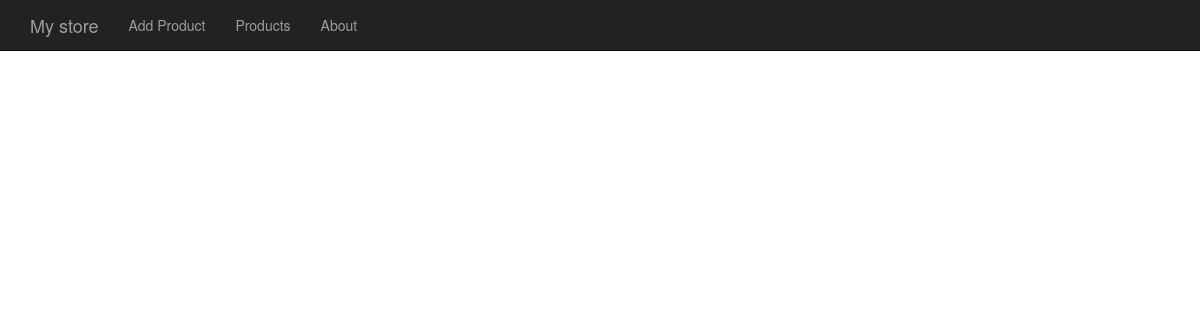
The page /product-list.php on the database as committed earlier.
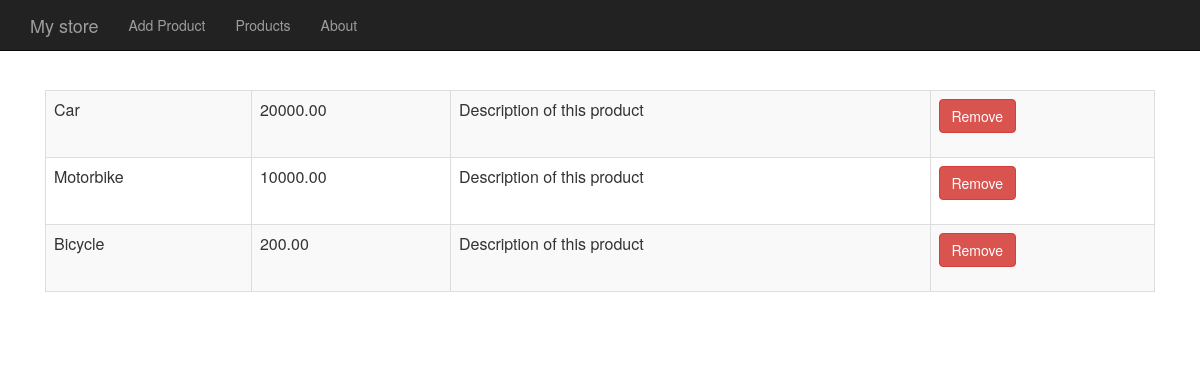
The same page on the database as committed later.
### tables this page shows
CREATE TABLE `products` (
  `id` int(11) NOT NULL,
  `name` varchar(255) DEFAULT NULL,
  `price` decimal(10,2) DEFAULT NULL,
  `description` text
);

### db-product.php (called while the page is built, shortened)
<?php
function listProducts($connection) {
	$products = [];
	$result = mysqli_query($connection, "select * from products");
	while($product = mysqli_fetch_assoc($result)) {
		array_push($products, $product);
	}
	return $products;
}

### product-list.php (the view, shortened to what this page needs)
<?php include("header.php");
include("connect.php");
include("db-product.php"); ?>
<table class="table table-striped table-bordered">
	<?php
		$products = listProducts($connection);
		foreach($products as $product) :
	?>
	<tr>
		<td><?= $product['name']; ?></td>
		<td><?= $product['price']; ?></td>
		<td><?= substr($product['description'], 0, 40); ?></td>
		<td>
			<form action="remove-product.php" method="post">
				<button class="btn btn-danger">Remove</button>
			</form>
		</td>
	</tr>
	<?php
		endforeach
	?>
</table>
<?php include("footer.php"); ?>

### header.php (shortened to what this page needs)
<html>
	<head>
		<link href="css/bootstrap.css" rel="stylesheet">
		<link href="css/store.css" rel="stylesheet">
	</head>
	<body>
		<div class="navbar navbar-inverse navbar-fixed-top">
			<div class="container">
				<div class="navbar-header">
					<a class="navbar-brand" href="index.php">My store</a>
				</div>
				<div class="navbar-header">
					<ul class="nav navbar-nav">
						<li><a href="product-form.php">Add Product</a></li>
						<li><a href="product-list.php">Products</a></li>
						<li><a href="about.php">About</a></li>
					</ul>
				</div>
			</div>
		</div>
		<div class="container">
			<div class="main">

### footer.php
			</div>
		</div>
	</body>
</html>

### css/store.css (style rules this page uses)
body { padding-top: 50px; }
.main { padding: 40px 15px; text-align: center; }

Rows that differ between the two databases and show on the page:
added products: name "Car", price "20000.00", description "Description of this product"
added products: name "Motorbike", price "10000.00", description "Description of this product"
added products: name "Bicycle", price "200.00", description "Description of this product"
